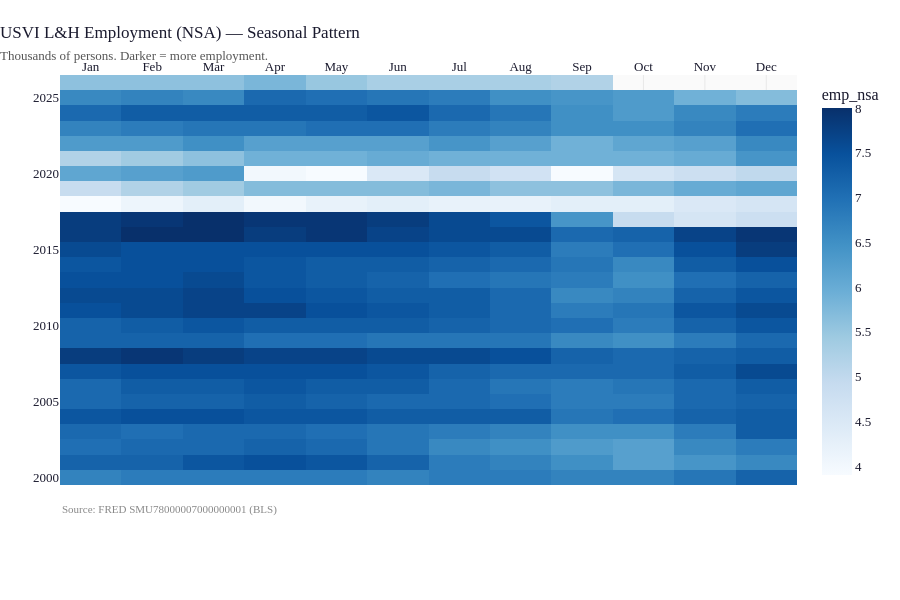

This figure's notebook cell:
### Markdown cell above
---
## 2. FRED Monthly — NSA Seasonality

### Code cell
from src.charts import monthly_heatmap

fred_heat = fred.query("year >= 2000").copy()
fred_heat["year_int"] = fred_heat["year"].astype(int)
fred_heat["month_int"] = fred_heat["month"].astype(int)

fig = monthly_heatmap(
    fred_heat,
    year_col="year_int",
    month_col="month_int",
    value_col="emp_nsa",
    title="USVI L&H Employment (NSA) — Seasonal Pattern",
    subtitle="Thousands of persons. Darker = more employment.",
    source="FRED SMU78000007000000001 (BLS)",
    colorscale="Blues",
    height=600,
)
fig.show()

### Figure 1 — Plotly figure (JSON) as saved in the notebook; plotly's stock layout.template omitted (floating-point values rounded to 4 significant figures; data arrays with more than 128 entries replaced by an {"elided": "..."} marker saying what was removed)
{"data": [{"colorbar": {"title": {"text": "emp_nsa"}}, "colorscale": [[0, "rgb(247,251,255)"], [0.125, "rgb(222,235,247)"], [0.25, "rgb(198,219,239)"], [0.375, "rgb(158,202,225)"], [0.5, "rgb(107,174,214)"], [0.625, "rgb(66,146,198)"], [0.75, "rgb(33,113,181)"], [0.875, "rgb(8,81,156)"], [1, "rgb(8,48,107)"]], "hovertemplate": "%{y} %{x}: %{z:,.0f}<extra></extra>", "type": "heatmap", "x": ["Jan", "Feb", "Mar", "Apr", "May", "Jun", "Jul", "Aug", "Sep", "Oct", "Nov", "Dec"], "y": [2026, 2025, 2024, 2023, 2022, 2021, 2020, 2019, 2018, 2017, 2016, 2015, 2014, 2013, 2012, 2011, 2010, 2009, 2008, 2007, 2006, 2005, 2004, 2003, 2002, 2001, 2000], "z": {"elided": "27x12 float values"}}], "layout": {"annotations": [{"showarrow": false, "text": "<span style='color:#888;font-size:11px'>Source: FRED SMU78000007000000001 (BLS)</span>", "x": 0, "xanchor": "left", "xref": "paper", "y": -0.08, "yref": "paper"}], "height": 600, "title": {"font": {"size": 17}, "text": "USVI L&H Employment (NSA) — Seasonal Pattern<br><span style='font-size:13px;color:#555'>Thousands of persons. Darker = more employment.</span>", "x": 0}, "width": 900, "xaxis": {"side": "top"}}}
